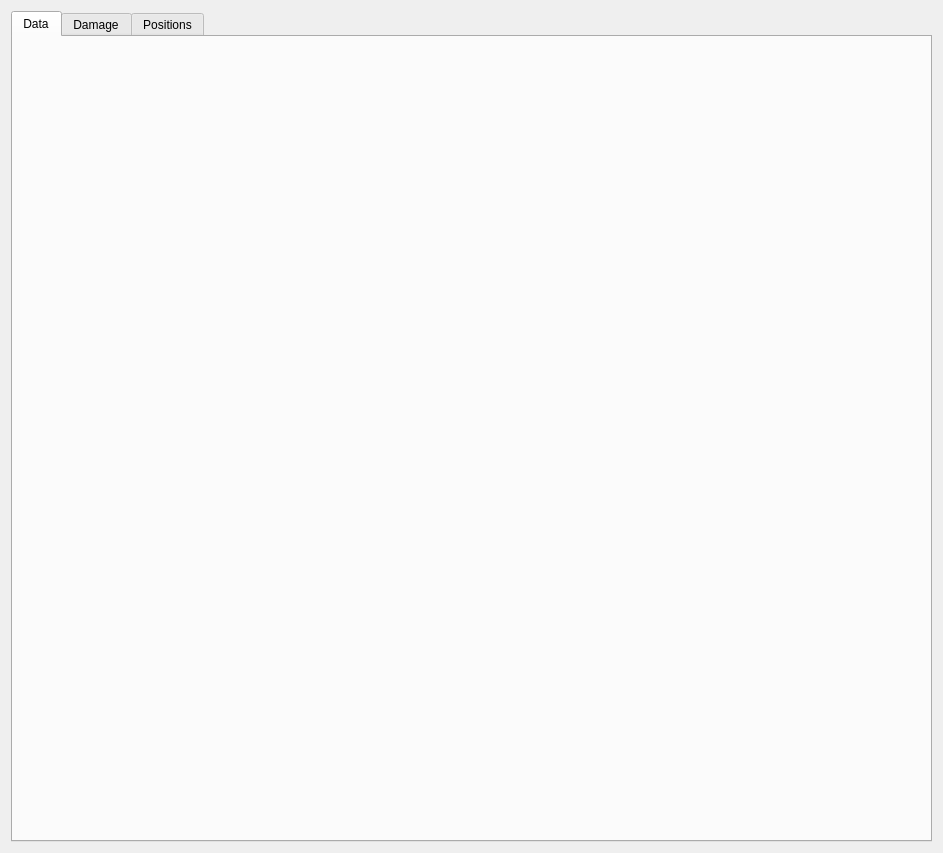
<?xml version="1.0" encoding="UTF-8"?>
<ui version="4.0">
 <class>SavedGameSessionView</class>
 <widget class="QWidget" name="SavedGameSessionView">
  <property name="geometry">
   <rect>
    <x>0</x>
    <y>0</y>
    <width>943</width>
    <height>853</height>
   </rect>
  </property>
  <property name="windowTitle">
   <string>Form</string>
  </property>
  <layout class="QVBoxLayout" name="verticalLayout">
   <item>
    <widget class="QTabWidget" name="tabWidget">
     <property name="currentIndex">
      <number>0</number>
     </property>
     <widget class="QWidget" name="tab_data">
      <attribute name="title">
       <string>Data</string>
      </attribute>
     </widget>
     <widget class="QWidget" name="tab_damage_vs_time">
      <attribute name="title">
       <string>Damage</string>
      </attribute>
     </widget>
     <widget class="QWidget" name="tab_xy_positions">
      <attribute name="title">
       <string>Positions</string>
      </attribute>
     </widget>
    </widget>
   </item>
  </layout>
 </widget>
 <resources/>
 <connections/>
</ui>
